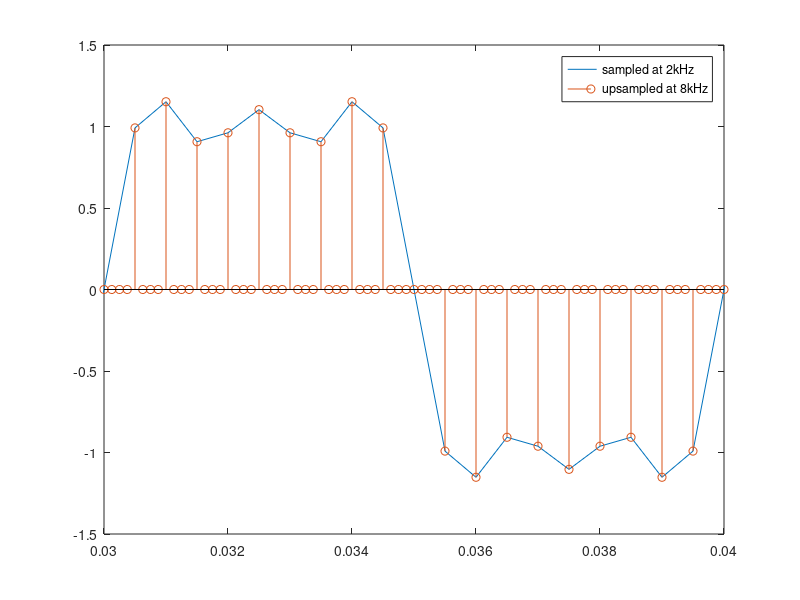
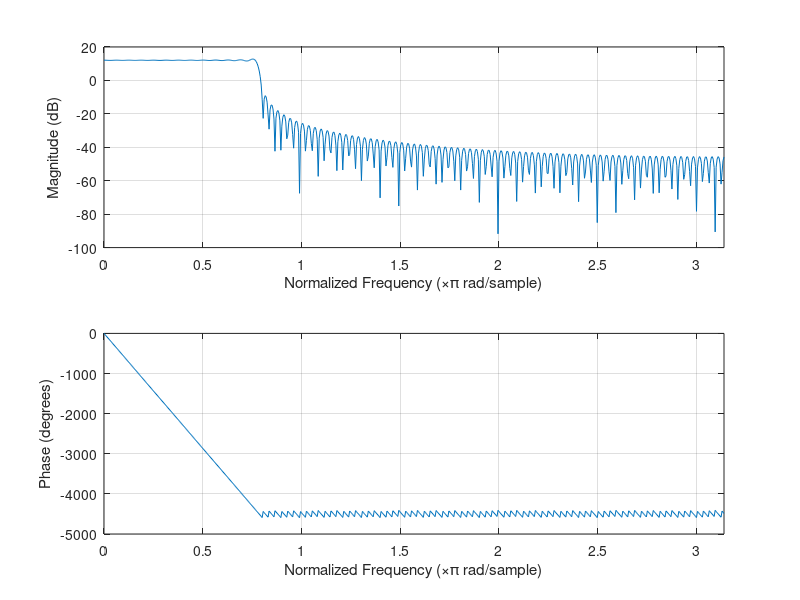
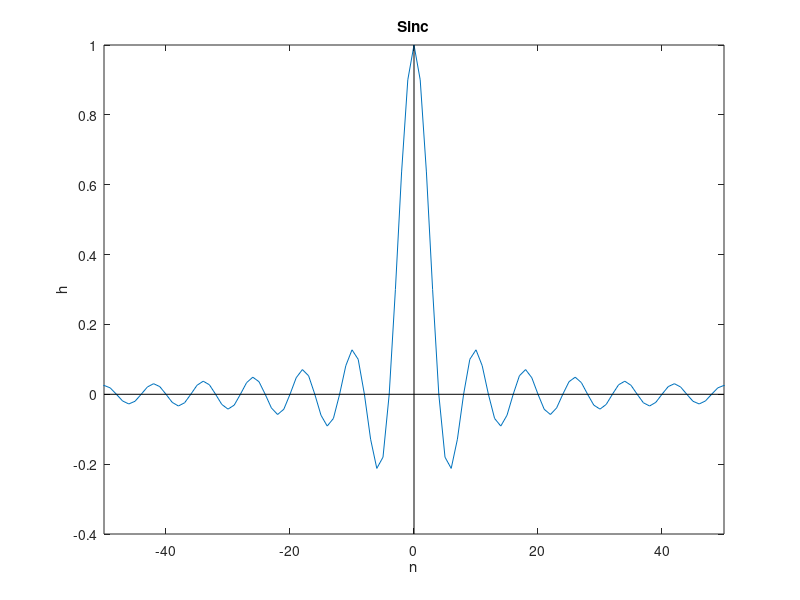
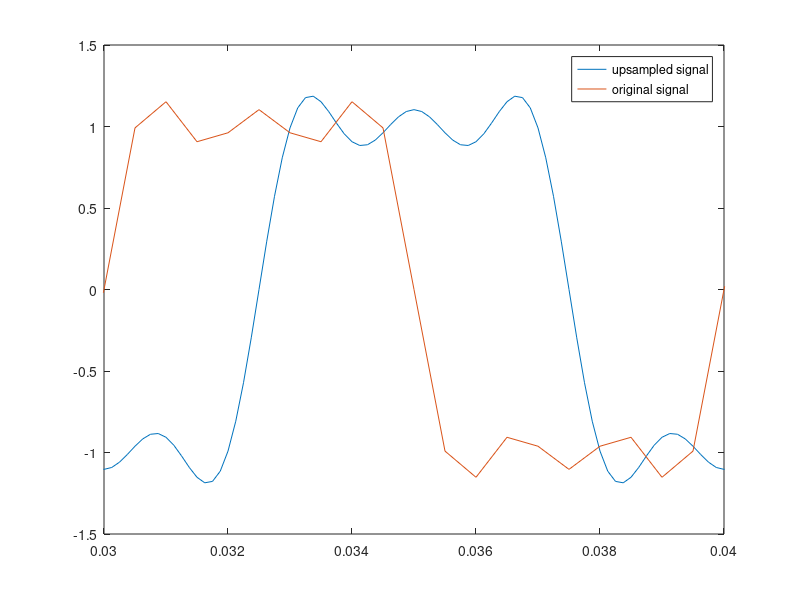

The MATLAB script that drew these images, in order:
% Q1
clear all
f0 = 100;
T = 0.5;
fs1 = 2000; % sampling rate fs = 2kHz
fs2 = 8000; % upsampling rate fs = 8kHz
Tmax = 1;
t1 = 0:1/fs1:Tmax;
t2 = 0:1/fs2:Tmax;
Q = 2;
x = zeros(1,length(t1));
for q = 0:Q
    S = sin(2.*pi.*(2.*q+1).*f0.*t1)/(2.*q+1)
    x = x + (4/pi).*S  % sampling
end

x2 = zeros(1,length(t2));
M = 4;
x2(1:M:end-1) =  x(1:(end-1))   % upsampling

plot(t1,x)
hold on
stem(t2,x2)
xlim([0.03,0.04])
hold off
legend('sampled at 2kHz','upsampled at 8kHz')

% Q2
L = 100;
n = -L:L;
W = 0:1/length(n):pi;
h = zeros(1,length(n));
h = M.*sin((pi.*n)/M)./(pi.*n);   % filter response
figure()
h (n == 0) = 1;
freqz(h,1,W)
figure()
plot(n,h)
xlim([-50 50]) % limit x-axis from -50 to 50, to make plot more observable
xlabel('n')
ylabel('h')
title('Sinc')

xL = xlim;
yL = ylim;
line([0 0], yL, 'color', 'black');  %x-axis
line(xL, [0 0], 'color', 'black');  %y-axis

% Q3
Y = filter(h,1,x2) % original LPF

%Q4
figure()
plot(t2,Y)  % upsampled signal
hold on
plot(t1,x)  % original signal
hold off
xlim([0.03,0.04])
legend('upsampled signal','original signal')

%Q5
delay = zeros(1,L+1);
delay (L+1) = 1;
Y2 = filter(delay,1,x2) % new LPF (with delay)
figure()
plot(t2,Y2) % the original zero-inserted signal with new LPF
hold on
plot(t2,Y)  % the original zero-inserted signal with original LPF
hold off
xlim([0.03 0.04])
legend('signal with new LPF','signal with old LPF')